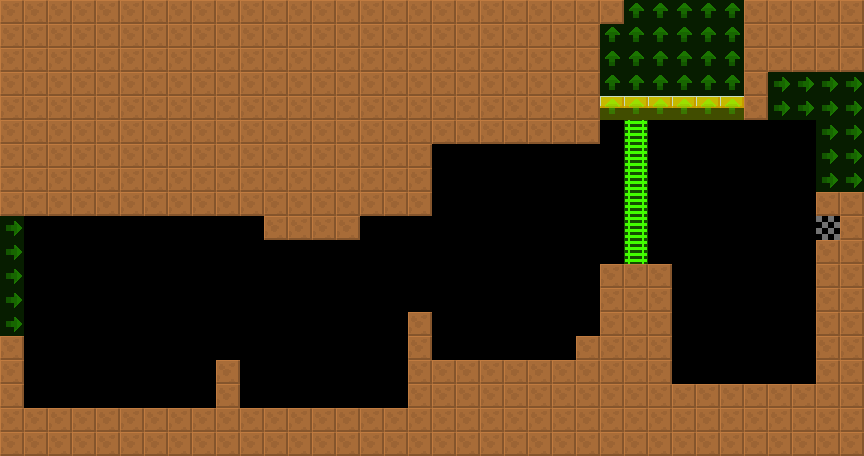

This game map was drawn from its Tiled (.tmx) file and the tilesets committed beside it. A one-line description and the trimmed map source follow:
An orthogonal 36x19 tile map with 24x24 px tiles, 2 tile layers (col, lnk), 2 tilesets and 9 objects (8x Spikes, Shooter).

<map version="1.4" tiledversion="1.4.2" orientation="orthogonal" renderorder="right-down" width="36" height="19" tilewidth="24" tileheight="24" infinite="0" nextlayerid="4" nextobjectid="8">
 <tileset firstgid="6" source="../../lnk.tsx" />
 <tileset firstgid="1" source="../../col.tsx" />
 <layer id="1" name="col" width="36" height="19">
  <data>[684 cells, 376 non-empty, 4 distinct tile ids]</data>
 </layer>
 <layer id="2" name="lnk" width="36" height="19" opacity="0.5">
  <data>[684 cells, 48 non-empty, 2 distinct tile ids]</data>
 </layer>
 <objectgroup id="3" name="markers" opacity="0.5">
  <object id="1" name="Spikes" type="Spikes" x="432" y="144" width="120" height="24">
   <properties>
    <property name="yr" value="0" />
    <property name="xr" value="0" />
   </properties>
  </object>
  <object id="2" name="Spikes" type="Spikes" x="192" y="216" width="72" height="24">
   <properties>
    <property name="yr" value="0" />
    <property name="xr" value="0" />
   </properties>
  </object>
  <object id="3" name="Spikes" type="Spikes" x="408" y="216" width="24" height="24">
   <properties>
    <property name="yr" value="0" />
    <property name="xr" value="0" />
   </properties>
  </object>
  <object id="4" name="Shooter" type="Shooter" x="816" y="216" width="24" height="24">
   <properties>
    <property name="yr" value="0" />
    <property name="xr" value="0" />
    <property name="customId" value="left_2" />
   </properties>
  </object>
  <object id="5" name="Spikes" type="Spikes" x="576" y="264" width="24" height="72">
   <properties>
    <property name="yr" value="0" />
    <property name="xr" value="0" />
   </properties>
  </object>
  <object id="6" name="Spikes" type="Spikes" x="432" y="336" width="144" height="24">
   <properties>
    <property name="yr" value="0" />
    <property name="xr" value="0" />
   </properties>
  </object>
  <object id="7" name="Spikes" type="Spikes" x="672" y="360" width="144" height="24">
   <properties>
    <property name="yr" value="0" />
    <property name="xr" value="0" />
   </properties>
  </object>
  <object id="8" name="Spikes" type="Spikes" x="24" y="384" width="192" height="24">
   <properties>
    <property name="yr" value="0" />
    <property name="xr" value="0" />
   </properties>
  </object>
  <object id="9" name="Spikes" type="Spikes" x="240" y="384" width="168" height="24">
   <properties>
    <property name="yr" value="0" />
    <property name="xr" value="0" />
   </properties>
  </object>
 </objectgroup>
</map>
